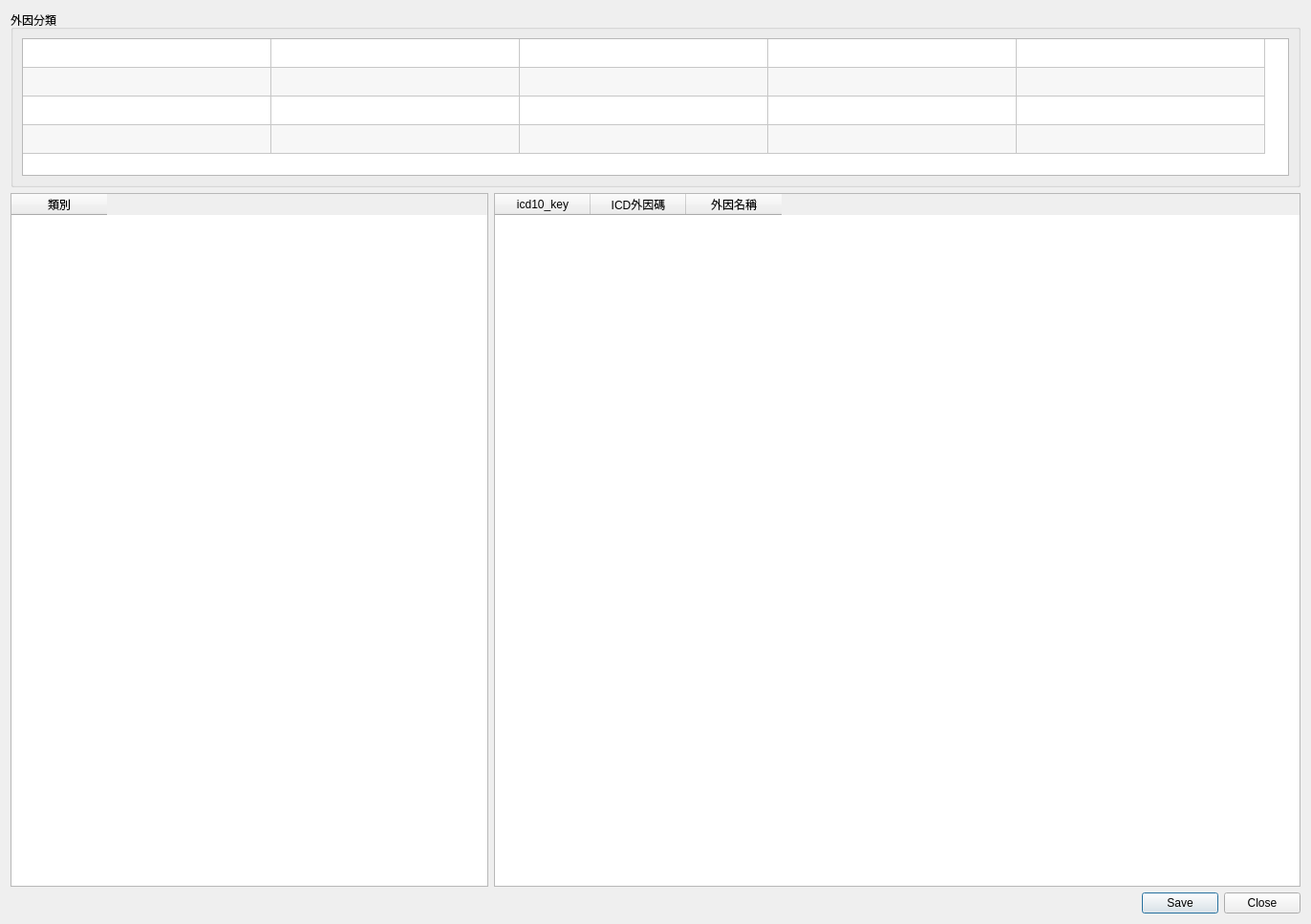
<?xml version="1.0" encoding="UTF-8"?>
<ui version="4.0">
 <class>Dialog_disease</class>
 <widget class="QDialog" name="Dialog_disease">
  <property name="windowModality">
   <enum>Qt::NonModal</enum>
  </property>
  <property name="geometry">
   <rect>
    <x>0</x>
    <y>0</y>
    <width>1372</width>
    <height>967</height>
   </rect>
  </property>
  <property name="sizePolicy">
   <sizepolicy hsizetype="Preferred" vsizetype="Preferred">
    <horstretch>0</horstretch>
    <verstretch>0</verstretch>
   </sizepolicy>
  </property>
  <property name="windowTitle">
   <string>ICD10病名</string>
  </property>
  <property name="modal">
   <bool>false</bool>
  </property>
  <layout class="QVBoxLayout" name="verticalLayout">
   <item>
    <widget class="QGroupBox" name="groupBox">
     <property name="maximumSize">
      <size>
       <width>16777215</width>
       <height>185</height>
      </size>
     </property>
     <property name="title">
      <string>外因分類</string>
     </property>
     <property name="flat">
      <bool>true</bool>
     </property>
     <layout class="QVBoxLayout" name="verticalLayout_4">
      <item>
       <widget class="QTableWidget" name="tableWidget_groups">
        <property name="maximumSize">
         <size>
          <width>16777215</width>
          <height>175</height>
         </size>
        </property>
        <property name="editTriggers">
         <set>QAbstractItemView::NoEditTriggers</set>
        </property>
        <property name="alternatingRowColors">
         <bool>true</bool>
        </property>
        <property name="selectionMode">
         <enum>QAbstractItemView::SingleSelection</enum>
        </property>
        <property name="selectionBehavior">
         <enum>QAbstractItemView::SelectItems</enum>
        </property>
        <property name="rowCount">
         <number>4</number>
        </property>
        <property name="columnCount">
         <number>5</number>
        </property>
        <attribute name="horizontalHeaderVisible">
         <bool>false</bool>
        </attribute>
        <attribute name="horizontalHeaderMinimumSectionSize">
         <number>27</number>
        </attribute>
        <attribute name="horizontalHeaderDefaultSectionSize">
         <number>260</number>
        </attribute>
        <attribute name="verticalHeaderVisible">
         <bool>false</bool>
        </attribute>
        <row/>
        <row/>
        <row/>
        <row/>
        <column/>
        <column/>
        <column/>
        <column/>
        <column/>
       </widget>
      </item>
     </layout>
    </widget>
   </item>
   <item>
    <layout class="QHBoxLayout" name="horizontalLayout">
     <item>
      <widget class="QFrame" name="verticalFrame">
       <property name="maximumSize">
        <size>
         <width>500</width>
         <height>16777215</height>
        </size>
       </property>
       <layout class="QVBoxLayout" name="verticalLayout_2">
        <property name="leftMargin">
         <number>0</number>
        </property>
        <property name="topMargin">
         <number>0</number>
        </property>
        <property name="rightMargin">
         <number>0</number>
        </property>
        <property name="bottomMargin">
         <number>0</number>
        </property>
        <item>
         <widget class="QTableWidget" name="tableWidget_groups_name">
          <property name="maximumSize">
           <size>
            <width>16777215</width>
            <height>16777215</height>
           </size>
          </property>
          <property name="editTriggers">
           <set>QAbstractItemView::NoEditTriggers</set>
          </property>
          <property name="selectionMode">
           <enum>QAbstractItemView::SingleSelection</enum>
          </property>
          <property name="selectionBehavior">
           <enum>QAbstractItemView::SelectRows</enum>
          </property>
          <column>
           <property name="text">
            <string>類別</string>
           </property>
          </column>
         </widget>
        </item>
       </layout>
      </widget>
     </item>
     <item>
      <layout class="QVBoxLayout" name="verticalLayout_3">
       <item>
        <widget class="QTableWidget" name="tableWidget_disease">
         <property name="editTriggers">
          <set>QAbstractItemView::NoEditTriggers</set>
         </property>
         <property name="selectionMode">
          <enum>QAbstractItemView::SingleSelection</enum>
         </property>
         <property name="selectionBehavior">
          <enum>QAbstractItemView::SelectRows</enum>
         </property>
         <column>
          <property name="text">
           <string>icd10_key</string>
          </property>
         </column>
         <column>
          <property name="text">
           <string>ICD外因碼</string>
          </property>
         </column>
         <column>
          <property name="text">
           <string>外因名稱</string>
          </property>
         </column>
        </widget>
       </item>
       <item>
        <layout class="QHBoxLayout" name="horizontalLayout_5"/>
       </item>
      </layout>
     </item>
    </layout>
   </item>
   <item>
    <widget class="QDialogButtonBox" name="buttonBox">
     <property name="standardButtons">
      <set>QDialogButtonBox::Close|QDialogButtonBox::Save</set>
     </property>
    </widget>
   </item>
  </layout>
 </widget>
 <resources/>
 <connections/>
</ui>
